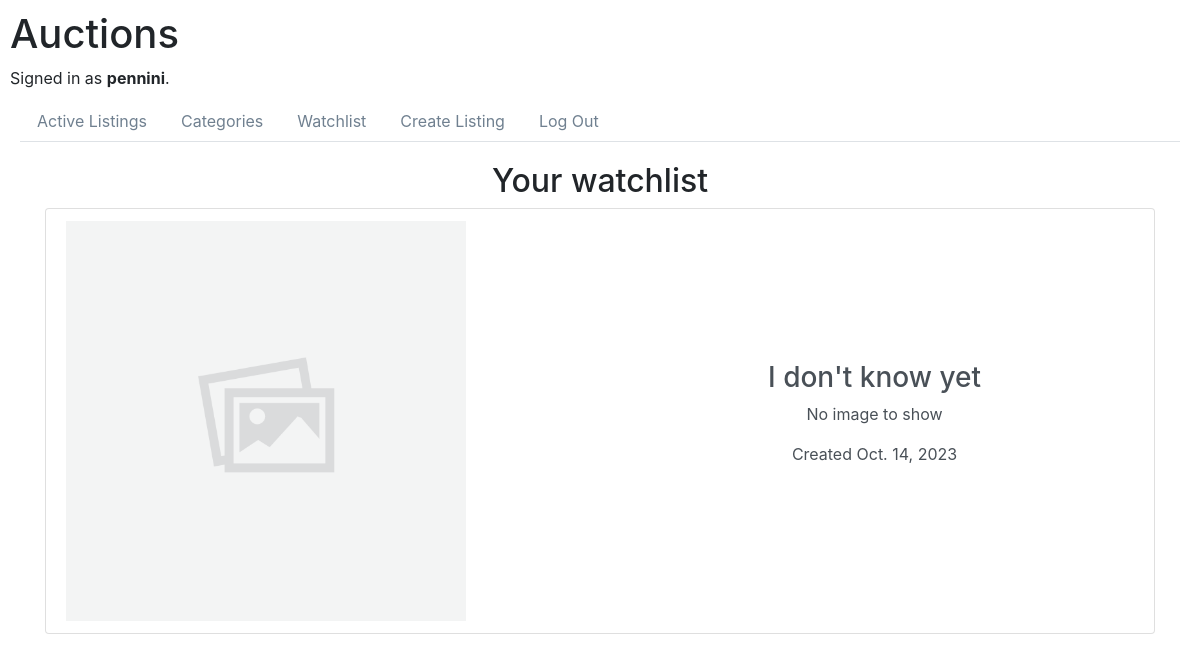
Before: /watchlist (signed in) with the older database file.
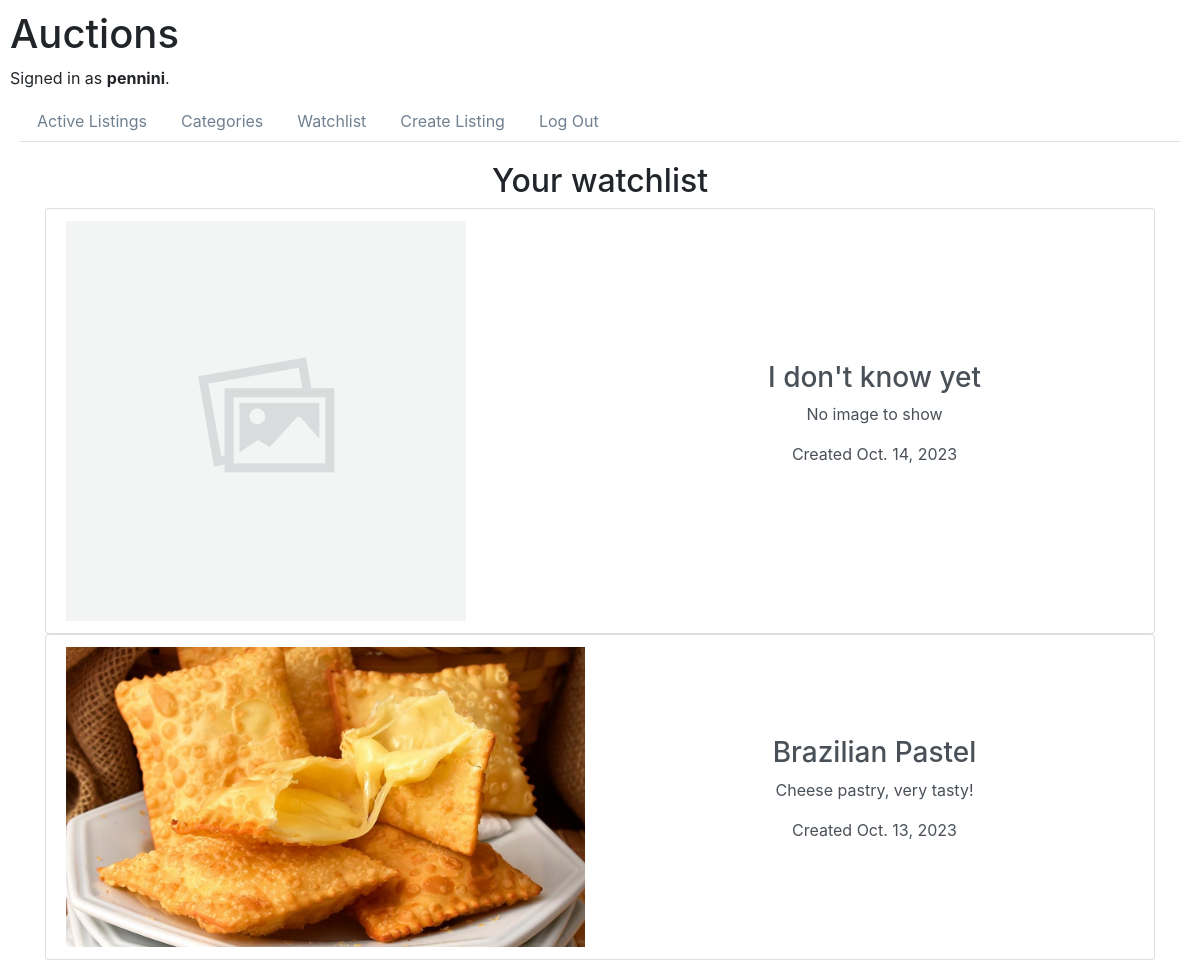
After: the same page with the newer database file.
### auctions/models.py (models this page shows, shortened)
class Watchlist(models.Model):
    user_id = models.ForeignKey(
        User, on_delete=models.CASCADE, related_name="user_favorites"
    )
    auction_id = models.ForeignKey(
        Auction, on_delete=models.CASCADE, related_name="auction_favorite"
    )

class Auction(models.Model):
    STATUS_CHOICES = (
        ("open", "Open"),
        ("closed", "Closed"),
    )
    title = models.CharField(max_length=128)
    description = models.TextField()
    user_id = models.ForeignKey(
        User, on_delete=models.CASCADE, related_name="auctioneer"
    )
    image = models.ImageField(upload_to="images/", blank=True, default='images/no-image.png')
    category = models.CharField(max_length=64, blank=True)
    status = models.CharField(max_length=7, choices=STATUS_CHOICES, default="open")
    date = models.DateField(auto_now_add=True)

### auctions/views.py (the view)
# urls.py: path("watchlist", views.watchlist, name="watchlist"),
@login_required(login_url="login")
def watchlist(request):
    list_wacth = Watchlist.objects.filter(user_id=request.user).select_related(
        "auction_id"
    )
    return render(
        request,
        "auctions/selected.html",
        {
            "auction_listing": list_wacth,
        },
    )

### auctions/templates/auctions/selected.html
{% extends "auctions/layout.html" %}
{% block body %}
        {% if category %}
            <h2>Category: {{ category }}</h2>
        {% else %}
            <h2>Your watchlist</h2>
        {% endif %}
        <ul class="list-group">
            {% for auction in auction_listing %}
                <li>
                    {% if category and auction.status == 'open' %}
                        <a href="{% url 'listing' auction.id %}" class="list-group-item list-group-item-action">
                        <div class="row">
                            <div class="main col-lg-6 col-md-6" id="left">
                                <div class="img">
                                    <img class="img-fluid" alt="Auction: {{ auction.title }}" src="{{ auction.image.url }}">
                                </div>
                            </div>
                            <div class="sidebar col-lg-6 col-md-6" id="right">
                                <h3>{{ auction.title }}</h3>
                                <p>{{ auction.description }}</p>
                                <p>Created {{ auction.date }}</p>
                            </div>
                        </div>
                        </a>
                    {% elif not category %}
                        <a href="{% url 'listing' auction.auction_id.id %}" class="list-group-item list-group-item-action">
                        <div class="row">
                            <div class="main col-lg-6 col-md-6" id="left">
                                <img class="img-fluid" alt="Auction: {{ auction.auction_id.title }}" src="{{ auction.auction_id.image.url }}">
                            </div>
                            <div class="sidebar col-lg-6 col-md-6" id="right">
                                <h3>{{ auction.auction_id.title }}</h3>
                                <p>{{ auction.auction_id.description }}</p>
                                <p>Created {{ auction.auction_id.date }}</p>
                            </div>
                        </div>
                        </a>
                    {% else %}
                        <p>Nothing found.</p>
                    {% endif %}
                </li>
            {% endfor %}
        </ul>
{% endblock body %}

Changed rows visible on the page:
added Watchlist: auction_id.image (picture), auction_id "Brazilian Pastel", auction_id.description "Cheese pastry, very tasty!", auction_id "Oct. 13, 2023"
